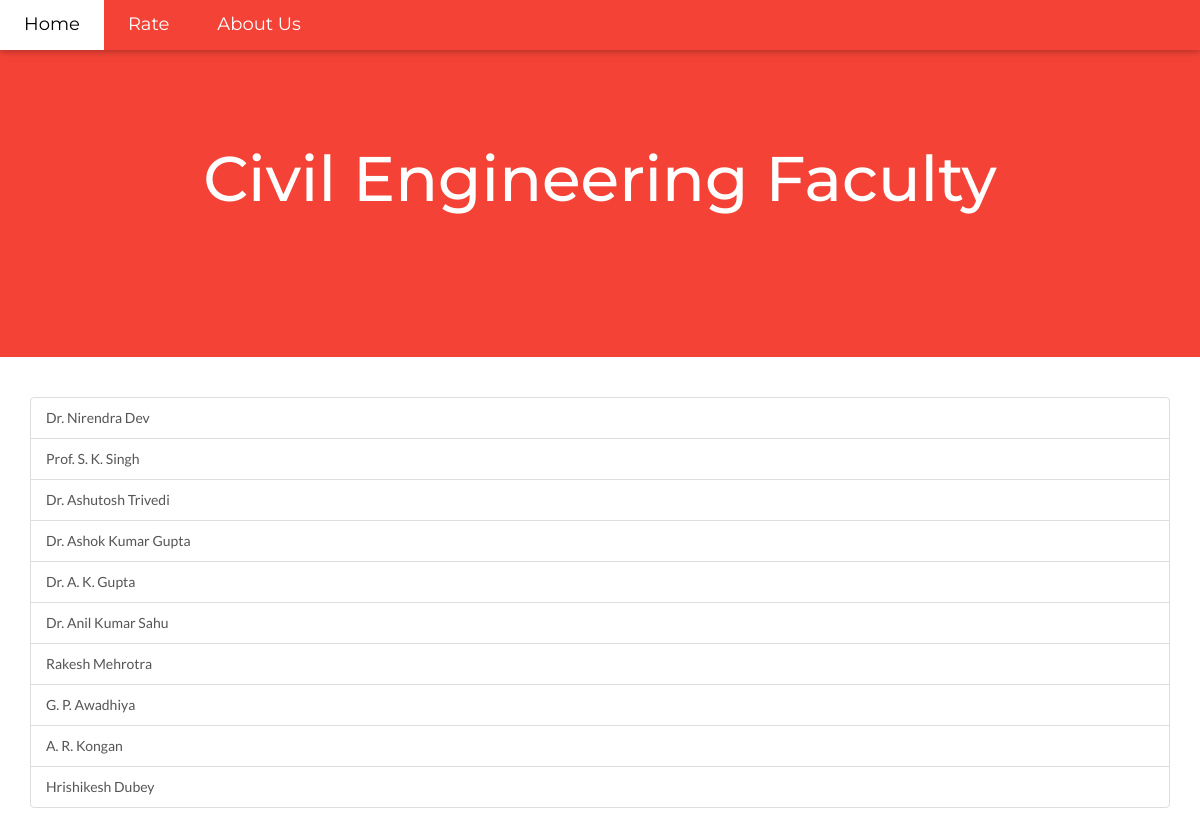
The page /civil/ on the database its author committed.
### civil/models.py (models this page shows, shortened)
class Teacher(models.Model):
    name = models.CharField(max_length=100)
    designation = models.CharField(max_length=100)
    qual = models.CharField(max_length=100)
    email = models.CharField(max_length=100)
    special = models.CharField(max_length=200)
    votes = models.IntegerField(default=0)

### civil/views.py (the view)
def index(request):
    latest_teacher_list = Teacher.objects.all()
    context = {'latest_teacher_list': latest_teacher_list}
    return render(request, 'civil/civil_faculty.htm', context)

### civil/templates/civil/civil_faculty.htm (shortened to what this page needs)
<html>
<head>
{% load static %}
<link rel="stylesheet" href="{% static 'civil/bootstrap.min.css' %}" type="text/css">
<link rel="stylesheet" href="https://maxcdn.bootstrapcdn.com/bootstrap/3.3.7/css/bootstrap.min.css">
<link rel="stylesheet" href="{% static 'civil/style.css' %}">
</head>
<body>
<div class="top">
  <div class="bar card-2" style="background-color:#f44336;color:white;font-size:18px;width:100%">
    <a href="{% url 'polls:index' %}" class="bar-item button hover-white" style="padding:12px 24px">Home</a>
    <a href="{% url 'rate:index' %}" class="bar-item button hover-white" style="padding:12px 24px">Rate</a>
    <a href="{% url 'about:index' %}" class="bar-item button hover-white" style="padding:12px 24px">About Us</a>
    </div>
</div>
<header class="container1 row " style="padding:128px 16px;background-color:#f44336;color:white;text-align:center;left:0">
  <h1 style="margin:16px;font-size:63px">Civil Engineering Faculty</h1>
</header>
<br>
<br>
<div class="container">
<div class="list-group">
{% if latest_teacher_list %}
    {% for teacher in latest_teacher_list %}
        <a class="list-group-item" href="{% url 'civil:detail' teacher.id %}">{{ teacher.name }}</a></li>
    {% endfor %}
{% else %}
    <p>No polls are available.</p>
{% endif %}
</div>
</div>
</body>
</html>

### civil/static/civil/style.css (style rules this page uses)
body,h1,h2,h3,h4,h5,h6 { font-family: "Lato", sans-serif }
html, body { max-width: 100%; overflow-x: hidden; }
.top { position:fixed;width:100%;z-index:1;top:0;left:0 }
.bar { width:100%;overflow:hidden }
.bar .bar-item { padding:8px 16px;float:left;width:auto;border:none;outline:none;display:block }
.card,.card-2 { box-shadow:0 2px 5px 0 rgba(0,0,0,0.16),0 2px 10px 0 rgba(0,0,0,0.12) }
.button { border:none;display:inline-block;outline:0;padding:8px 16px;vertical-align:middle;overflow:hidden;text-decoration:none;color:inherit;background-color:inherit; text-align:center;white-space:nowrap;cursor:pointer }
.container1 { padding:0.01em 16px;display:block;left:0 }
header { animation-name: example; animation-duration: 8s; animation-iteration-count: infinite; animation-direction: alternate; }

### civil/templates/civil/civil_faculty.htm (style rules this page uses)
body,h1,h2,h3,h4,h5,h6 { font-family: "Lato", sans-serif }
.bar,h1,button { font-family: "Montserrat", sans-serif }

### rows shown on the page
Teacher: name "Dr. Nirendra Dev"
Teacher: name "Prof. S. K. Singh"
Teacher: name "Dr. Ashutosh Trivedi"
Teacher: name "Dr. Ashok Kumar Gupta"
Teacher: name "Dr. A. K. Gupta"
Teacher: name "Dr. Anil Kumar Sahu"
Teacher: name "Rakesh Mehrotra"
Teacher: name "G. P. Awadhiya"
Teacher: name "A. R. Kongan"
Teacher: name "Hrishikesh Dubey"
